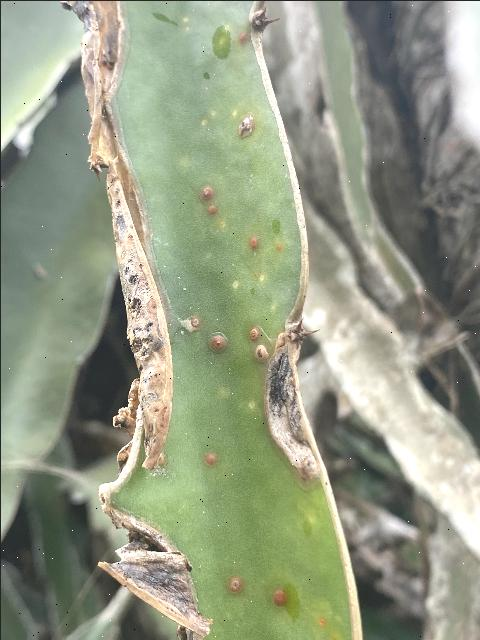
#> input picture YAOWI.yolov12/test/images/116_jpeg_jpg.rf.Ei8p30WREy8VVfiBuZvQ.jpg, 480 x 640 px
$ python -i make_clean_split.py   (imports and definitions only)
#> lines starting #> are read from the running program, lines starting #| are printed output that depends on the picture
#> in image_hashes, im is the input picture: PIL image 480x640 RGB; mean R, G, B 148.1, 155.1, 132.9
"""Build a leak-free train / val / test split.

The Roboflow export contains the same photo several times (resized, re-encoded, flipped,
pre-augmented copies) scattered across splits at random: ~40% of the test images have a
near-copy in train. The model has effectively already seen those, so val/test numbers -
including confidence - look better than what you will get on new field photos, and `best.pt`
is picked partly for memorisation.

This groups near-duplicates (border-trimmed 256-bit dHash, flips included, plus the source photo
name encoded in the Roboflow filename) and re-splits by *group*, so every copy of a photo lands
in the same split. The original export is untouched.

The copy goes to the internal SSD by default (this project sits on a slow USB drive, which
starved the GPU), and photos larger than --max-side are downscaled once. Training at imgsz<=1600
never uses more pixels than that anyway, and YOLO labels are normalised so they stay valid;
decoding 3000-4000 px phone photos every epoch was the other half of the slowdown.

    python scripts/make_clean_split.py
    python scripts/train.py            # configs/train.yaml already points at the clean split
"""

from __future__ import annotations

import argparse
import csv
import os
import random
import re
import shutil
from collections import defaultdict
from pathlib import Path

import numpy as np
import yaml
from PIL import Image, ImageChops, ImageOps

from common import IMG_EXTS, ROOT, load_yaml, project_path, resolve_data_yaml

SPLITS = {"train": "train", "val": "valid", "test": "test"}  # yaml key -> folder name


def trim_border(im: Image.Image) -> Image.Image:
    """Crop uniform letterbox borders (black/grey padding from pre-augmented copies)."""
    bg = Image.new(im.mode, im.size, im.getpixel((0, 0)))
#> bg: PIL image 480x640 L; every value is 30
    diff = ImageChops.difference(im, bg)
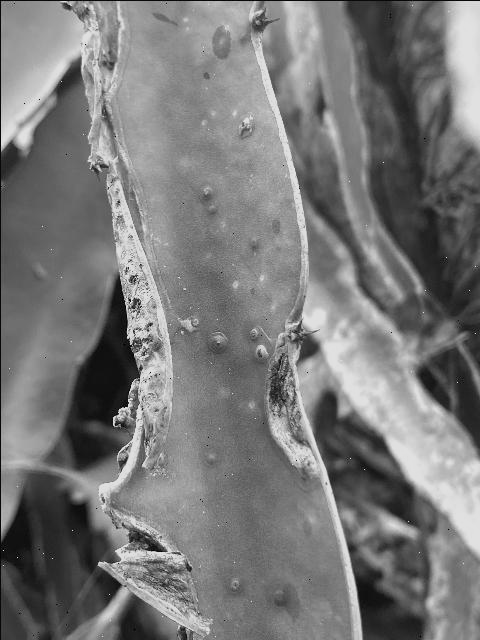
#> diff: PIL image 480x640 L; min 0, max 225, mean 120.5
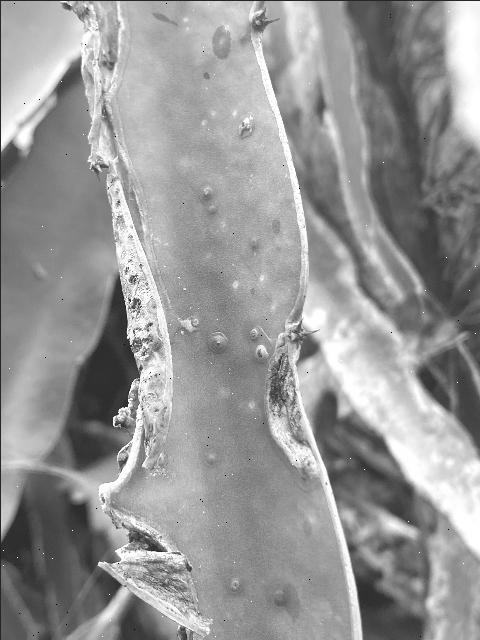
#> im: PIL image 480x640 L; min 1, max 255, mean 150.5
    box = ImageChops.add(diff, diff, 2.0, -20).getbbox()
#> box = (0, 0, 480, 640)
    if box and (box[2] - box[0]) * (box[3] - box[1]) > 0.2 * im.size[0] * im.size[1]:
        return im.crop(box)
    return im


def dhash_bits(im: Image.Image, size: int = 16) -> np.ndarray:
    g = np.asarray(im.resize((size + 1, size), Image.BILINEAR), dtype=np.int16)
    return (g[:, 1:] > g[:, :-1]).flatten()


def image_hashes(path: Path) -> list[np.ndarray]:
    with Image.open(path) as im:
        im.draft("L", (256, 256))  # fast reduced-size JPEG decode
        # Apply EXIF rotation (as Ultralytics does): the same photo exists both as an EXIF-rotated
        # original and as a physically rotated re-export.
        im = trim_border(ImageOps.exif_transpose(im).convert("L"))
        return [dhash_bits(x) for x in (im, ImageOps.mirror(im), ImageOps.flip(im))]


# [146 lines left out: functions source_name, link_or_copy, write_image, running_training, main, not called in this run]


# [2 lines not run here, left out]

>>> result = image_hashes('../YAOWI.yolov12/test/images/116_jpeg_jpg.rf.Ei8p30WREy8VVfiBuZvQ.jpg')
#> result = 3 items
